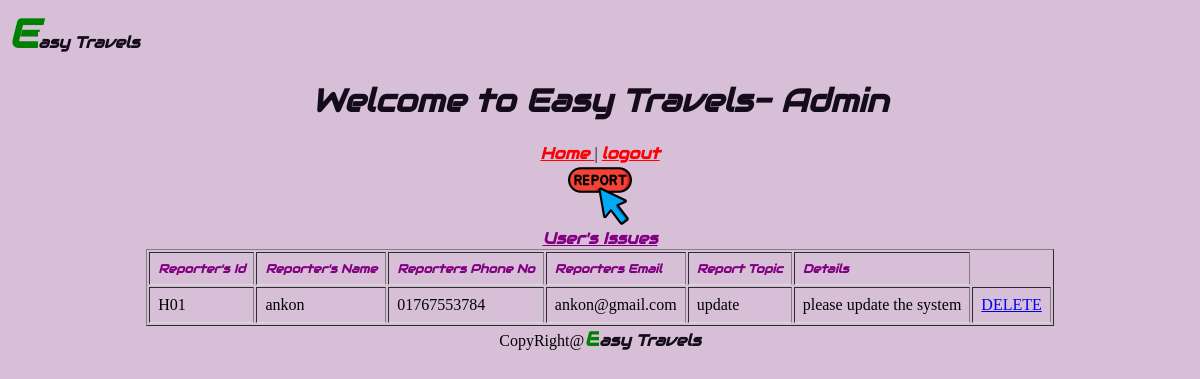
Page /Admin/views/reports.php (signed in) on the committed database.
### tables this page shows
CREATE TABLE `reports` (
  `ReportersId` varchar(8) NOT NULL,
  `ReportersName` varchar(31) NOT NULL,
  `ReportersPhoneNo` varchar(200) NOT NULL,
  `ReportersEmail` varchar(40) NOT NULL,
  `ReportTopic` varchar(50) NOT NULL,
  `Details` varchar(200) NOT NULL
);

### Admin/models/Reports.php (called while the page is built, shortened)
<?php
function getConnection(){
$con = mysqli_connect('localhost', 'root','','webtech');
return $con;
}
    function getAllUsers(){
		$con = getConnection();
		$sql = "select * from Reports";
		$result = mysqli_query($con, $sql);
		return $result;
	}
    ?>

### Admin/views/reports.php (the view, shortened to what this page needs)
<?php
	require('../models/Reports.php');
	$result = getAllUsers();
?>
<html>
<head>
</head>
<body>
<span class="SBoyyy" style="font-size:40px;color:green"><b>E</b></span><span class="SBoyyy">asy Travels </span>
<center>
        <h1 class="font-effect-neon SBoyyy"> Welcome to Easy Travels- Admin</h1>
		<a class="font-effect-neon SBoyyy" style="color: red" href="dash.php"> Home </a> |
		<a class="font-effect-neon SBoyyy" style="color: red" href="../controllers/logout.php"> logout </a>
<table>
<tr>
<center><img src="../Photos/report.png"><br>
	<a class="font-effect-neon SBoyyy" style="color: 800080" href="reports.php"> User's Issues </a>
</tr>
</table>
<table border="1">
			<tr>
				<td class="SBoyyy"  style="font-size:12px;color:800080">Reporter's Id</td>
				<td class="SBoyyy"  style="font-size:12px;color:800080">Reporter's Name</td>
				<td class="SBoyyy"  style="font-size:12px;color:800080">Reporters Phone No</td>
				<td class="SBoyyy"  style="font-size:12px;color:800080">Reporters Email</td>
				<td class="SBoyyy"  style="font-size:12px;color:800080">Report Topic</td>
				<td class="SBoyyy"  style="font-size:12px;color:800080">Details</td>
			</tr>
			<?php while($data =mysqli_fetch_assoc($result)){ ?>
<tr>
	<td><?=$data['ReportersId']?></td>
	<td><?=$data['ReportersName']?></td>
	<td><?=$data['ReportersPhoneNo']?></td>
	<td><?=$data['ReportersEmail']?></td>
	<td><?=$data['ReportTopic']?></td>
	<td><?=$data['Details']?></td>
	<td>
	<a href="../controllers/reportdeletecheck2.php?ReportersId=<?=$data['ReportersId']?>">DELETE</a>
	</td>
</tr>
<?php } ?>
		</table>
<Center>CopyRight@<span class="SBoyyy" style="font-size:20px;color:green"><b>E</b></span><span class="SBoyyy">asy Travels </span></Center>
</body>
</html>

### Admin/views/reports.php (style rules this page uses)
* { background-color: #D8BFD8; }
.SBoyyy { font-family: "Audiowide", sans-serif; font-style: italic; font-weight: bolder; color: rgb(20, 11, 29); }
td { padding: 8px; text-align: left; border-bottom: 1px solid #ddd; }

### rows in the picture
reports: ReportersId "H01", ReportersName "ankon", ReportersPhoneNo "01767553784", ReportersEmail "ankon@gmail.com", ReportTopic "update", Details "please update the system"
